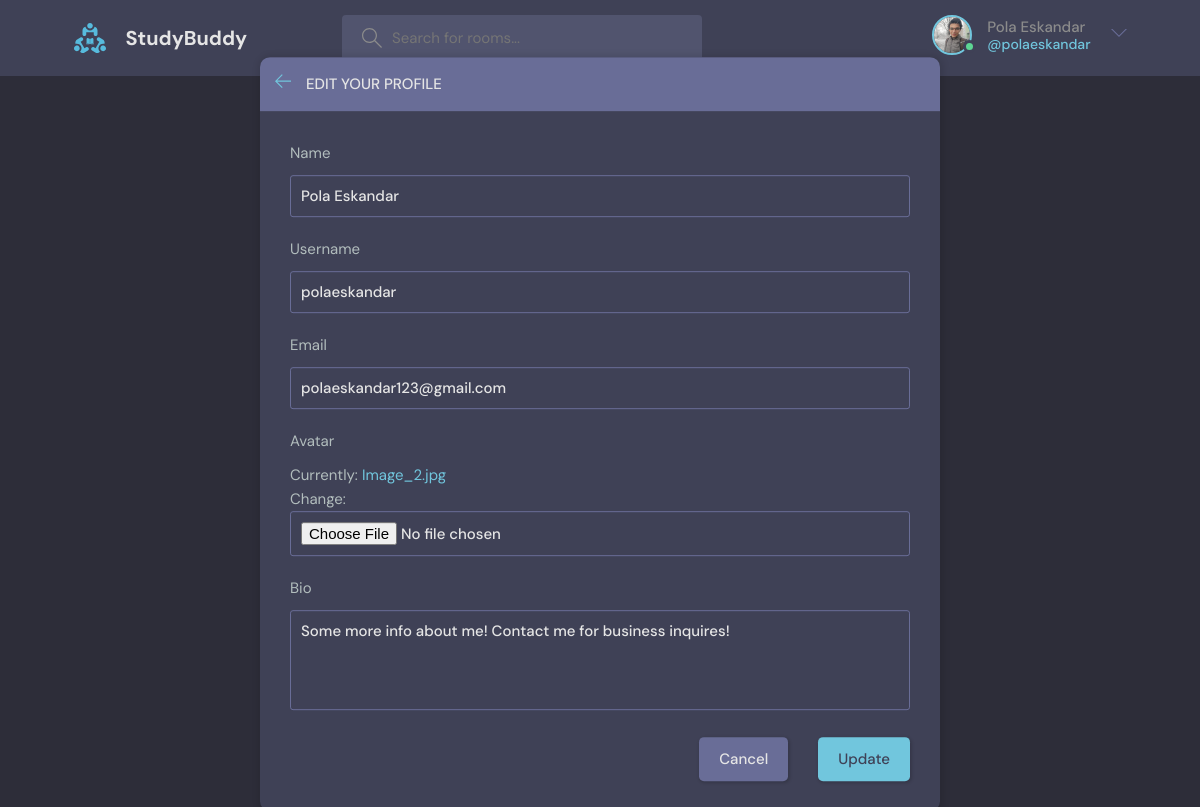
The page /update-user (signed in) on the database its author committed.
### base/models.py (models this page shows)
class User(AbstractUser):
    name = models.CharField(max_length=200, null=True)
    email = models.EmailField(unique=True, null=True)
    bio = models.TextField(null=True)
    avatar = models.ImageField(null=True, default="avatar.svg")
    USERNAME_FIELD = "email"
    REQUIRED_FIELDS = []

### base/views.py (the view)
# urls.py: path("update-user", views.updateUser, name="update-user"),
@login_required(login_url="login")
def updateUser(request):
    user = request.user
    form = UserForm(instance=user)
    if request.method == "POST":
        form = UserForm(request.POST, request.FILES, instance=user)
        if form.is_valid():
            form.save()
            return redirect("profile", pk=user.id)
    return render(request, "base/update_user.html", {"form": form})

### base/forms.py
class UserForm(ModelForm):
    class Meta:
        model = User
        fields = ["name", "username", "email", "avatar", "bio"]

### base/templates/base/update_user.html
{% extends 'main.html' %} {% block content %}
<main class="update-account layout">
  <div class="container">
    <div class="layout__box">
      <div class="layout__boxHeader">
        <div class="layout__boxTitle">
          <a href="{% url 'home' %}">
            <svg
              version="1.1"
              xmlns="http://www.w3.org/2000/svg"
              width="32"
              height="32"
              viewBox="0 0 32 32"
            >
              <title>arrow-left</title>
              <path
                d="M13.723 2.286l-13.723 13.714 13.719 13.714 1.616-1.611-10.96-10.96h27.625v-2.286h-27.625l10.965-10.965-1.616-1.607z"
              ></path>
            </svg>
          </a>
          <h3>Edit your profile</h3>
        </div>
      </div>
      <div class="layout__body">
        <form class="form" method="POST" enctype="multipart/form-data">
          {% csrf_token %} {% for field in form %}
          <div class="form__group">
            <label>{{ field.label }}</label>
            {{ field }}
          </div>
          {% endfor %}
          <div class="form__action">
            <a class="btn btn--dark" href="{% url 'profile' user.id %}">
              Cancel
            </a>
            <button class="btn btn--main" type="submit">Update</button>
          </div>
        </form>
      </div>
    </div>
  </div>
</main>
{% endblock content %}

### templates/navbar.html (shortened to what this page needs)
{% load static %}
<header class="header header--loggedIn">
  <div class="container">
    <a href="{% url 'home' %}" class="header__logo">
      <img src="{% static 'img/logo.svg' %}" />
      <h1>StudyBuddy</h1>
    </a>
    <form class="header__search" method="GET" action="{% url 'home' %}">
      <label>
        <input
          name="q"
          value="{{ request.GET.q }}"
          placeholder="Search for rooms..."
        />
      </label>
    </form>
    <nav class="header__menu">
      {% if request.user.is_authenticated %}
      <div class="header__user">
        <a href="{% url 'profile' request.user.id %}">
          <div class="avatar avatar--medium active">
            <img src="{{ request.user.avatar.url }}" />
          </div>
          <p>
            {{ request.user.name }}<span>@{{ request.user.username }}</span>
          </p>
        </a>
        <button class="dropdown-button">
          <svg
            version="1.1"
            xmlns="http://www.w3.org/2000/svg"
            width="32"
            height="32"
            viewBox="0 0 32 32"
          >
            <title>chevron-down</title>
            <path d="M16 21l-13-13h-3l16 16 16-16h-3l-13 13z"></path>
          </svg>
        </button>
      </div>
      {% else %}
      <a href="{% url 'login' %}">
        <img src="{% static 'img/avatar.svg' %}" />
        <p>Login</p>
      </a>
      {% endif %}
    </nav>
  </div>
</header>

### rows shown on the page
User: user.avatar (picture), user.name "Pola Eskandar", user.username "polaeskandar", form "Pola Eskandar" "polaeskandar" "polaeskandar123@gmail.com" "Some more info about me! Contact me for business inquires!"

### other values the page prints
{{ field.label }} "Name" "Username" "Email" "Avatar" "Bio"
